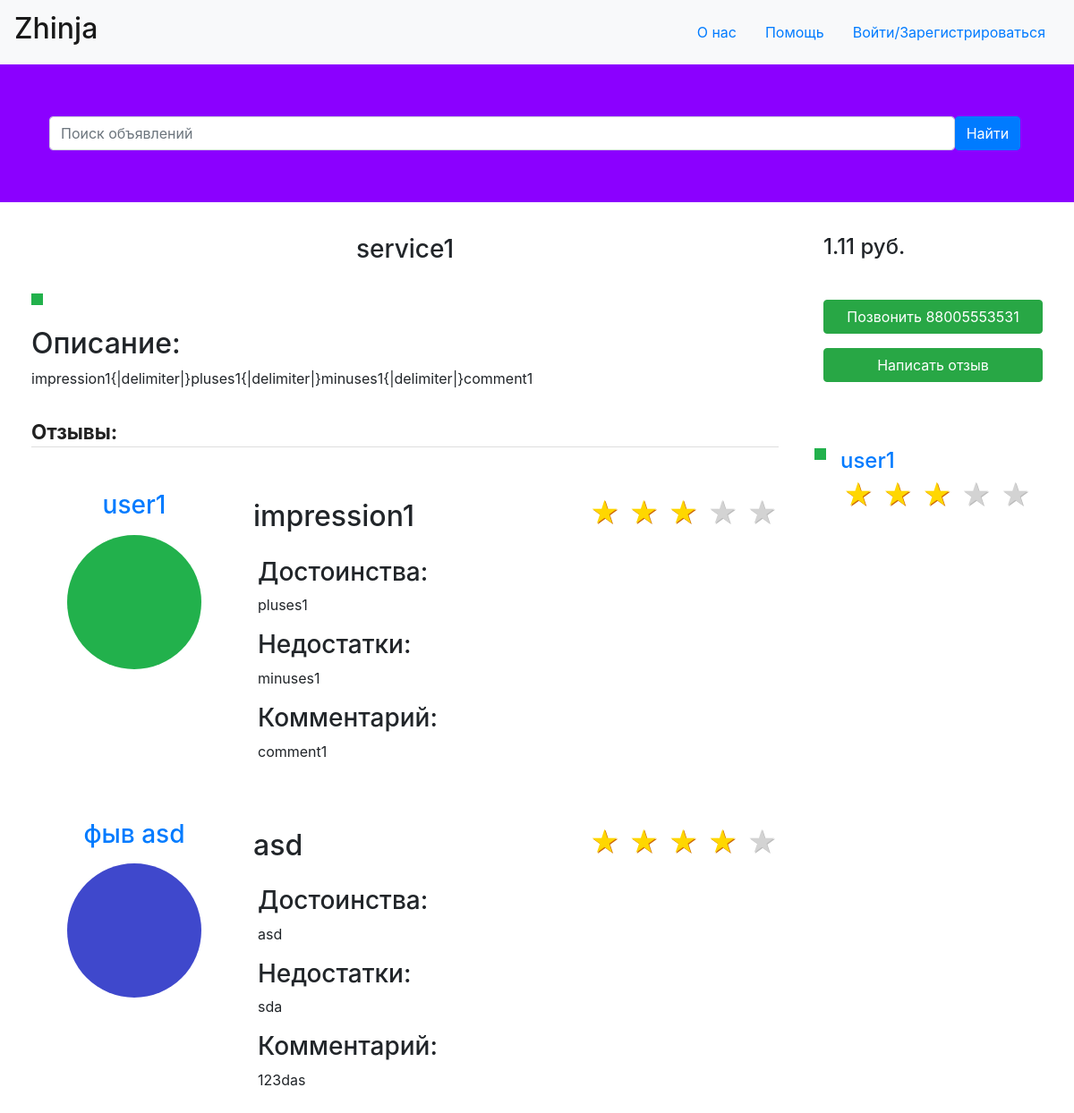
/service/1, run on the app's committed database.
### tables this page shows
CREATE TABLE "service"
(
	id integer not null
		constraint service_pk
			primary key autoincrement,
	user_id integer not null
		references user,
	name text not null,
	description_id integer not null
		references description,
	price real not null
);

CREATE TABLE "description"
(
	id integer default 0 not null
		constraint description_pk
			primary key autoincrement,
	description text not null,
	images_id integer
		references images (out_id)
);

CREATE TABLE "user"
(
	id integer not null
		constraint user_pk
			primary key autoincrement,
	status_id integer default 1 not null
		references status,
	phone text not null,
	password text not null,
	name text not null,
	image_id integer
		constraint user_images_id_fk
			references images
);

### routes.py (the view)
@application.route('/service/<int:service_id>', methods=["GET", "POST"])
def service(service_id: int):
    if request.method == "POST" and request.form.get("tel") and request.form.get("password"):
        user = sessions["main_database"].query(User) \
            .filter(User.phone == request.form.get("tel"), User.password == request.form.get("password")).first()
        if user:
            cookie["id"] = user.id
            return redirect(f'/profile/{user.id}')
    session = sessions["main_database"]
    searched = request.form.get("search_label")
    if searched:
        return redirect('/')
    service = session.query(Service) \
        .filter(Service.id == service_id).first()
    service_author = session.query(User) \
        .filter(User.id == service.user_id).first()
    service_author_image = session.query(Images) \
        .filter(Images.out_id == service_author.image_id).first()
    service_description = session.query(Description) \
        .filter(Description.id == service.description_id).first()
    service_description_images = session.query(Images) \
        .filter(Images.out_id == service_description.images_id).all()
    service_comments = session.query(Comment, Description) \
        .filter((Comment.service_id == service.id), (Description.id == Comment.description_id)).all()
    data = {
        "registered": False,
        "service": {
            "author": {
                "id": service_author.id,
                "name": service_author.name,
                "image": str(buffer_image(service_author_image.id, service_author_image.image)) + ".png",
                "phone": service_author.phone,
                "average_rating": 0
            },
            "id": service.id,
            "name": service.name,
            "price": service.price,
            "description": {
                "images": [str(buffer_image(image.id, image.image)) + ".png" for image in service_description_images],
                "description": {
                    "comment": service_description.description
                },
            },
            "comments": []
        }
    }
    average_rating = 0
    for comment, description in service_comments:
        author = session.query(User).filter(User.id == comment.user_id).first()
        author_image = session.query(Images).filter(Images.out_id == author.image_id).first()
        data["service"]["comments"].append({
            "id": comment.id,
            "author": {
                "id": author.id,
                "name": author.name,
                "image": str(buffer_image(author_image.id, author_image.image)) + ".png"
            },
            "description": {
                "images": [str(buffer_image(image.id, image.image)) + ".png" for image in
                           session.query(Images).filter(Images.id == description.images_id).all()],
                "description": {
                    "impression": description.description.split(delimiter)[0],
                    "pluses": description.description.split(delimiter)[1],
                    "minuses": description.description.split(delimiter)[2],
                    "comment": description.description.split(delimiter)[3]
                }
            },
            "rating": comment.rating
        })
        average_rating += comment.rating
    data["service"]["author"]["average_rating"] = average_rating / (
        len(data["service"]["comments"]) if len(data["service"]["comments"]) else 1)
    return render_template("service.html", data=data)

### declarations.py (called while the page is built)
def bytes_to_image(bytearr: bytes) -> Image:
    return Image.open(BytesIO(bytearr))

def buffer_image(id: int, bytearr: bytes) -> int:
    image = bytes_to_image(bytearr)
    image.save(f"static/images/{id}.png")
    return id

### templates/service.html (shortened to what this page needs)
<html lang="en">
  <head>
    <link rel="stylesheet" href="https://stackpath.bootstrapcdn.com/bootstrap/4.2.1/css/bootstrap.min.css">
    <link rel="stylesheet" href="https://maxcdn.bootstrapcdn.com/bootstrap/4.1.0/css/bootstrap.min.css">
      <link rel="stylesheet" type="text/css" href="{{url_for('static', filename='css/main.css') }}">
  </head>
  <body>
<header>
        <nav class="navbar navbar-light bg-light">
        <a class="navbar-brand" href="/"><h2>Zhinja</h2></a>
             <ul class="nav justify-content-right">
                <li class="nav-item">
                    <a class="nav-link" href="#From_us" data-toggle="modal">О нас</a>
                </li>
                <li class="nav-item">
                    <a class="nav-link" href="#Help" data-toggle="modal">Помощь</a>
                </li>
                {%if data["registred"]%}
                    <li class="nav-item">
                        <div class="container">
                            <div class="col-1-5">
                                <a href="profile"><img src={{url_for('static', filename='images/' + data["user"]["image"])}} class="rounded-circle z-depth-0" alt="avatar image" height="50" width="50" border-radius="50%"></a>
                            </div>
                        </div>
                    </li>
                {%else%}
                    <li class="nav-item">
                        <a class="nav-link" href="#Reg" data-toggle="modal">Войти/Зарегистрироваться</a>
                    </li>
                {%endif%}
            </ul>
        </nav>
    </header>
    <form class="headf" method="post">
        <div class="container">
            <div class="form-group">
            <div class="row-hea">
                <div class="col-1-3">
                    <div class="row">
                        <div class="col-11" style="padding-right: 0">
                            <div class="input-group">
                                <input type="search" class="form-control rounded my-5" placeholder="Поиск объявлений"
                                       aria-label="Search"
                                       aria-describedby="search-addon" name="search_label"/>
                            </div>
                        </div>
                        <div class="col-1" style="padding-left: 0">
                            <button type="submit" class="btn btn-primary my-5">Найти</button>
                        </div>
                    </div>
                </div>
            </div>
        </div>
        </div>
    </form>
    <div class="container-fluid" style="max-width: 1600px">
        <div class="row">
            <div class="col-md-9">
                <div class="row">
                    <div class="col-md-12">
                        <h3 class="text-center">
                            {{ data["service"]["name"] }}
                        </h3>
                    </div>
                </div>
                <div class="row my-1">
                    <div class="col-md-12">
                        <div class="carousel slide" id="serviceImages" data-ride="carousel">
                            <div class="carousel-inner">
                                {% for image in data['service']['description']['images'] %}
                                    <div class="carousel-item active">
                                        <img class="d-block" alt="image" src="{{ url_for('static', filename='images/' + image) }}" />
                                    </div>
                                {% endfor %}
                            </div>
                                <a class="carousel-control-prev" href="#serviceImages" data-slide="prev">
                                    <span class="carousel-control-prev-icon"></span>
                                  </a>
                                  <a class="carousel-control-next" href="#serviceImages" data-slide="next">
                                    <span class="carousel-control-next-icon"></span>
                                  </a>
                        </div>
                    </div>
                </div>
                <div class="row">
                    <div class="col-md-12">
                        <dl>
                            <dt>
                                <h2>
                                    Описание:
                                </h2>
                            </dt>
                            <dd>
                                {{ data["service"]["description"]["description"]["comment"] }}
                            </dd>
                        </dl>
                    </div>
                </div>
                <div class="row">
                    <div class="col-md-12">
                        <div class="comments">
                            <h2 class="title-comments">
                                Отзывы:
                            </h2>
                            <ul class="media-list">
                                {% for comment in data["service"]["comments"]%}
                                    <li class="media mt-5">
                                        <div class="media-left text-center">
                                            <a href='/profile/{{ comment["author"]["id"] }}'>
                                                <div class="author" style="max-width: 150px">
                                                    <h3>{{ comment["author"]["name"] }}</h3>
                                                </div>
                                                <img class="media-object rounded-circle z-depth-0 my-2" alt="avatar image" height="150" width="150" src="{{ url_for('static', filename='images/' + comment['author']['image']) }}">
                                            </a>
                                        </div>
                                        <div class="media-body ml-5 mr-5">
                                            <div class="media-left">
                                                <div class="row">
                                                    <div class="col-8">
                                                        <h2>{{ comment["description"]["description"]["impression"] }}</h2>
                                                    </div>
                                                    <div class="col-4">
                                                        <div class="rating-result">
                                                            {% for star in range(1, 6) %}
                                                                {% if star <= comment["rating"] %}
                                                                    <span class="active"></span>
                                                                {% else %}
                                                                    <span></span>
                                                                {% endif %}
                                                            {% endfor %}
                                                        </div>
                                                    </div>
                                                </div>
                                            </div>
                                            <div class="media-text col-12 text-justify">
                                                <h3 class="my-2">
                                                    Достоинства:
                                                </h3>
                                                <p>
                                                    {{ comment["description"]["description"]["pluses"] }}
                                                </p>
                                                <h3 class="my-2">
                                                    Недостатки:
                                                </h3>
                                                <p>
                                                    {{ comment["description"]["description"]["minuses"] }}
                                                </p>
                                                <h3 class="my-2">
                                                    Комментарий:
                                                </h3>
                                                <p>
                                                    {{ comment["description"]["description"]["comment"] }}
                                                </p>
                                            </div>
                                        </div>
                                    </li>
                                {% endfor %}
                            </ul>
                        </div>
                    </div>
                </div>
            </div>
            <div class="col-md-3">
                <div class="row">
                    <div class="col-md-12">
                        <h4>
                            {{ data["service"]["price"] }} руб.
                        </h4>
                    </div>
                </div>
                <div class="row my-3">
                    <div class="col-md-12">
                        <a href='tel: {{ data["service"]["author"]["phone"] }}'>
                            <button type="button" class="btn btn-success btn-block">
                                Позвонить {{ data["service"]["author"]["phone"] }}
                            </button>
                        </a>
                        <a href='/create_comment/{{ data["service"]["id"] }}'>
                           <button type="button" class="btn btn-success btn-block my-3">
                               Написать отзыв
                           </button>
                        </a>
                    </div>
                </div>
                <div class="media my-5" id="seller">
                    <img class="mr-3" alt="seller image" src="{{ url_for('static', filename='images/' + data['service']['author']['image']) }}" />
                    <div class="media-body">
                        <a class="mt-0" role="link" href='/profile/{{ data["service"]["author"]["id"] }}'>
                            <h4>
                                {{ data["service"]["author"]["name"] }}
                            </h4>
                        </a>
                        <div class="rating-result">
                            {% for star in range(1, 6) %}
                                {% if star <= data["service"]["author"]["average_rating"] %}
                                    <span class="active"></span>
                                {% else %}
                                    <span></span>
                                {% endif %}
                            {% endfor %}
                        </div>
                    </div>
                </div>
            </div>
        </div>
    </div>
  </body>
</html>

### static/css/main.css (style rules this page uses)
.media-text { margin-bottom: 0.25rem; }
.title-comments { font-size: 1.4rem; font-weight: bold; line-height: 1.5rem; color: rgba(0, 0, 0, .87); margin-bottom: 1rem; padding-bottom: .25rem; border-bottom: 1px solid rgba(34, 36, 38, .15); }
.rating-result { width: 265px; margin: 0 auto; }
.rating-result span { padding: 0; font-size: 32px; margin: 0 3px; line-height: 1; color: lightgrey; text-shadow: 1px 1px #bbb; }
.rating-result > span:before { content: '★'; }
.rating-result > span.active { color: gold; text-shadow: 1px 1px #c60; }
.headf { background: #8b00ff; }
.row { padding: 10px; }
.rating-result { width: 265px; }
.rating-result span { padding: 0; font-size: 32px; line-height: 1; color: lightgrey; text-shadow: 1px 1px #bbb; }

### data on the page
service: service.name "service1", service.price "1.11"
description: service.description.description.comment "impression1{|delimiter|}pluses1{|delimiter|}minuses1{|delimiter|}comment1"
user: author.name "user1", service.author.phone "88005553531", service.author.name "user1"
user: author.name "фыв asd"

### other printed values
{{ comment["description"]["description"]["impression"] }} "impression1" "asd"
{{ comment["description"]["description"]["pluses"] }} "pluses1" "asd"
{{ comment["description"]["description"]["minuses"] }} "minuses1" "sda"
{{ comment["description"]["description"]["comment"] }} "comment1" "123das"
